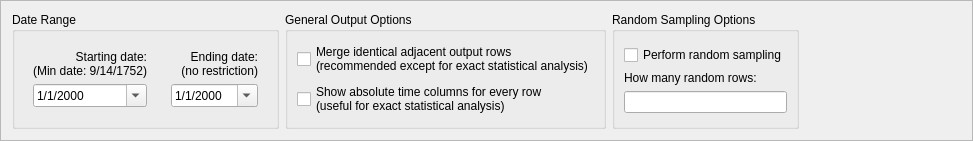
<?xml version="1.0" encoding="UTF-8"?>
<ui version="4.0">
 <class>OptionsBox</class>
 <widget class="QFrame" name="OptionsBox">
  <property name="geometry">
   <rect>
    <x>0</x>
    <y>0</y>
    <width>973</width>
    <height>141</height>
   </rect>
  </property>
  <property name="maximumSize">
   <size>
    <width>16777215</width>
    <height>141</height>
   </size>
  </property>
  <property name="windowTitle">
   <string>Frame</string>
  </property>
  <property name="frameShape">
   <enum>QFrame::StyledPanel</enum>
  </property>
  <property name="frameShadow">
   <enum>QFrame::Raised</enum>
  </property>
  <layout class="QHBoxLayout" name="horizontalLayout">
   <item>
    <layout class="QVBoxLayout" name="verticalLayout">
     <item>
      <layout class="QHBoxLayout" name="horizontalLayout_2">
       <item>
        <widget class="QGroupBox" name="groupBox_5">
         <property name="title">
          <string>Date Range</string>
         </property>
         <layout class="QHBoxLayout" name="horizontalLayout_3">
          <item>
           <widget class="QWidget" name="widget" native="true">
            <layout class="QVBoxLayout" name="verticalLayout_6">
             <item>
              <layout class="QVBoxLayout" name="verticalLayout_3">
               <item>
                <spacer name="verticalSpacer_3">
                 <property name="orientation">
                  <enum>Qt::Vertical</enum>
                 </property>
                 <property name="sizeHint" stdset="0">
                  <size>
                   <width>20</width>
                   <height>40</height>
                  </size>
                 </property>
                </spacer>
               </item>
               <item>
                <widget class="QLabel" name="label_2">
                 <property name="minimumSize">
                  <size>
                   <width>0</width>
                   <height>0</height>
                  </size>
                 </property>
                 <property name="maximumSize">
                  <size>
                   <width>16777215</width>
                   <height>16777215</height>
                  </size>
                 </property>
                 <property name="text">
                  <string>Starting date:
(Min date: 9/14/1752)</string>
                 </property>
                 <property name="alignment">
                  <set>Qt::AlignRight|Qt::AlignTrailing|Qt::AlignVCenter</set>
                 </property>
                 <property name="wordWrap">
                  <bool>true</bool>
                 </property>
                </widget>
               </item>
               <item>
                <widget class="NewGeneDateTimeWidget" name="dateTimeEdit_start">
                 <property name="minimumSize">
                  <size>
                   <width>75</width>
                   <height>0</height>
                  </size>
                 </property>
                 <property name="maximumSize">
                  <size>
                   <width>150</width>
                   <height>16777215</height>
                  </size>
                 </property>
                 <property name="displayFormat">
                  <string>M/d/yyyy</string>
                 </property>
                 <property name="calendarPopup">
                  <bool>true</bool>
                 </property>
                </widget>
               </item>
               <item>
                <spacer name="verticalSpacer_4">
                 <property name="orientation">
                  <enum>Qt::Vertical</enum>
                 </property>
                 <property name="sizeHint" stdset="0">
                  <size>
                   <width>20</width>
                   <height>40</height>
                  </size>
                 </property>
                </spacer>
               </item>
              </layout>
             </item>
            </layout>
           </widget>
          </item>
          <item>
           <widget class="QWidget" name="widget_2" native="true">
            <layout class="QVBoxLayout" name="verticalLayout_10">
             <item>
              <layout class="QVBoxLayout" name="verticalLayout_9">
               <item>
                <spacer name="verticalSpacer_7">
                 <property name="orientation">
                  <enum>Qt::Vertical</enum>
                 </property>
                 <property name="sizeHint" stdset="0">
                  <size>
                   <width>20</width>
                   <height>40</height>
                  </size>
                 </property>
                </spacer>
               </item>
               <item>
                <widget class="QLabel" name="label">
                 <property name="minimumSize">
                  <size>
                   <width>0</width>
                   <height>0</height>
                  </size>
                 </property>
                 <property name="maximumSize">
                  <size>
                   <width>16777215</width>
                   <height>16777215</height>
                  </size>
                 </property>
                 <property name="text">
                  <string>  Ending date:
(no restriction)</string>
                 </property>
                 <property name="alignment">
                  <set>Qt::AlignRight|Qt::AlignTrailing|Qt::AlignVCenter</set>
                 </property>
                </widget>
               </item>
               <item>
                <widget class="NewGeneDateTimeWidget" name="dateTimeEdit_end">
                 <property name="minimumSize">
                  <size>
                   <width>75</width>
                   <height>0</height>
                  </size>
                 </property>
                 <property name="maximumSize">
                  <size>
                   <width>150</width>
                   <height>16777215</height>
                  </size>
                 </property>
                 <property name="displayFormat">
                  <string>M/d/yyyy</string>
                 </property>
                 <property name="calendarPopup">
                  <bool>true</bool>
                 </property>
                </widget>
               </item>
              </layout>
             </item>
             <item>
              <spacer name="verticalSpacer_8">
               <property name="orientation">
                <enum>Qt::Vertical</enum>
               </property>
               <property name="sizeHint" stdset="0">
                <size>
                 <width>20</width>
                 <height>40</height>
                </size>
               </property>
              </spacer>
             </item>
            </layout>
            <zorder>verticalSpacer_8</zorder>
           </widget>
          </item>
         </layout>
        </widget>
       </item>
       <item>
        <widget class="QGroupBox" name="groupBox_3">
         <property name="title">
          <string>General Output Options</string>
         </property>
         <layout class="QVBoxLayout" name="verticalLayout_4">
          <item>
           <spacer name="verticalSpacer_5">
            <property name="orientation">
             <enum>Qt::Vertical</enum>
            </property>
            <property name="sizeHint" stdset="0">
             <size>
              <width>20</width>
              <height>40</height>
             </size>
            </property>
           </spacer>
          </item>
          <item>
           <widget class="QCheckBox" name="mergeIdenticalRows">
            <property name="text">
             <string>Merge identical adjacent output rows
(recommended except for exact statistical analysis)</string>
            </property>
           </widget>
          </item>
          <item>
           <widget class="QCheckBox" name="displayAbsoluteTimeColumns">
            <property name="text">
             <string>Show absolute time columns for every row
(useful for exact statistical analysis)</string>
            </property>
           </widget>
          </item>
          <item>
           <spacer name="verticalSpacer_6">
            <property name="orientation">
             <enum>Qt::Vertical</enum>
            </property>
            <property name="sizeHint" stdset="0">
             <size>
              <width>20</width>
              <height>40</height>
             </size>
            </property>
           </spacer>
          </item>
         </layout>
        </widget>
       </item>
       <item>
        <widget class="QGroupBox" name="groupBox">
         <property name="title">
          <string>Random Sampling Options</string>
         </property>
         <layout class="QVBoxLayout" name="verticalLayout_2">
          <item>
           <spacer name="verticalSpacer_2">
            <property name="orientation">
             <enum>Qt::Vertical</enum>
            </property>
            <property name="sizeHint" stdset="0">
             <size>
              <width>20</width>
              <height>40</height>
             </size>
            </property>
           </spacer>
          </item>
          <item>
           <widget class="QCheckBox" name="doRandomSampling">
            <property name="text">
             <string>Perform random sampling</string>
            </property>
           </widget>
          </item>
          <item>
           <widget class="QLabel" name="label_3">
            <property name="text">
             <string>How many random rows:</string>
            </property>
           </widget>
          </item>
          <item>
           <widget class="QLineEdit" name="randomSamplingHowManyRows">
            <property name="sizePolicy">
             <sizepolicy hsizetype="Expanding" vsizetype="Fixed">
              <horstretch>0</horstretch>
              <verstretch>0</verstretch>
             </sizepolicy>
            </property>
            <property name="inputMask">
             <string/>
            </property>
            <property name="maxLength">
             <number>32767</number>
            </property>
           </widget>
          </item>
          <item>
           <spacer name="verticalSpacer">
            <property name="orientation">
             <enum>Qt::Vertical</enum>
            </property>
            <property name="sizeHint" stdset="0">
             <size>
              <width>20</width>
              <height>40</height>
             </size>
            </property>
           </spacer>
          </item>
         </layout>
         <zorder>doRandomSampling</zorder>
         <zorder>randomSamplingHowManyRows</zorder>
         <zorder>verticalSpacer</zorder>
         <zorder>verticalSpacer_2</zorder>
         <zorder>label_3</zorder>
        </widget>
       </item>
       <item>
        <spacer name="horizontalSpacer">
         <property name="orientation">
          <enum>Qt::Horizontal</enum>
         </property>
         <property name="sizeHint" stdset="0">
          <size>
           <width>40</width>
           <height>20</height>
          </size>
         </property>
        </spacer>
       </item>
      </layout>
     </item>
    </layout>
   </item>
  </layout>
 </widget>
 <customwidgets>
  <customwidget>
   <class>NewGeneDateTimeWidget</class>
   <extends>QDateTimeEdit</extends>
   <header>newgenedatetimewidget.h</header>
  </customwidget>
 </customwidgets>
 <resources/>
 <connections/>
</ui>
